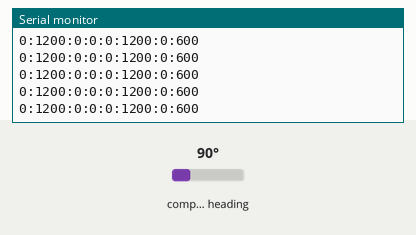
Recording of a sketch running on a simulated Arduino Uno, built with avr-gcc and run on an emulated ATmega328P. Shown: the last lines printed to the serial monitor. The test bench sets the inputs (shaded band); at power-on: compass heading 90°.

Above: at 1.2 s.
1.3 s: compass heading set to 180°
At 1.33 s:
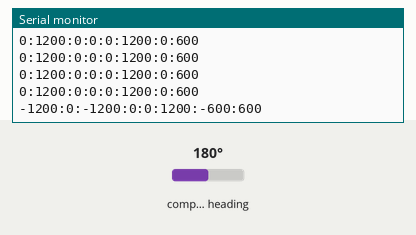
4.3 s: compass heading set to 7°
At 4.3 s:
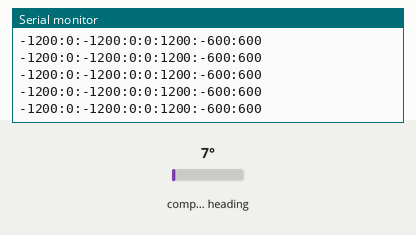
Timing chart, 0 to 7.3 s (numbered marks = the images above; inputs shaded):
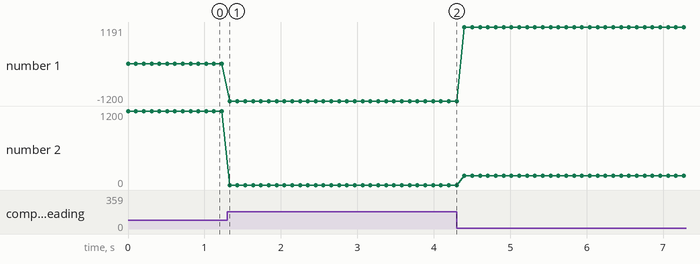

Measured:
- after the input at 1.3 s, the serial monitor: prints a new line at once (image 1)
- plotted number 1: 0 → -1200 after the input at 1.3 s, -1200 → 1191 after the input at 4.3 s
- plotted number 2: 0 → 146 after the input at 4.3 s

The sketch:

qmc5883_processing.ino
```cpp
#include <Wire.h>
#include <MechaQMC5883.h>

MechaQMC5883 qmc;
int minX = 0;
int maxX = 0;
int minY = 0;
int maxY = 0;
int offX = 0;
int offY = 0;
int XAxis, YAxis, z;

void setup() {
  Serial.begin(9600);
  Wire.begin();
  qmc.init();
  qmc.setMode(Mode_Continuous,ODR_200Hz,RNG_8G,OSR_512);
}

void loop() {
  qmc.read(&XAxis,&YAxis,&z);

  if (XAxis < minX) minX = XAxis;
  if (XAxis > maxX) maxX = XAxis;
  if (YAxis < minY) minY = YAxis;
  if (YAxis > maxY) maxY = YAxis;

  // Calculate offsets
  offX = (maxX + minX)/2;
  offY = (maxY + minY)/2;

  Serial.print(XAxis);
  Serial.print(":");
  Serial.print(YAxis);
  Serial.print(":");
  Serial.print(minX);
  Serial.print(":");
  Serial.print(maxX);
  Serial.print(":");
  Serial.print(minY);
  Serial.print(":");
  Serial.print(maxY);
  Serial.print(":");
  Serial.print(offX);
  Serial.print(":");
  Serial.print(offY);
  Serial.print("\n");
  delay(100);
}
```
